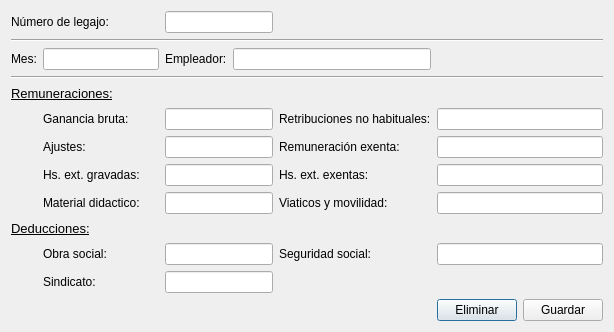
<?xml version="1.0" encoding="UTF-8"?>
<ui version="4.0">
 <class>frm_ganan_oe</class>
 <widget class="QDialog" name="frm_ganan_oe">
  <property name="geometry">
   <rect>
    <x>0</x>
    <y>0</y>
    <width>614</width>
    <height>332</height>
   </rect>
  </property>
  <property name="windowTitle">
   <string>Ganancias otros empleos</string>
  </property>
  <layout class="QGridLayout" name="gridLayout">
   <item row="5" column="1">
    <widget class="QLabel" name="lbl_3">
     <property name="text">
      <string>Ganancia bruta:</string>
     </property>
    </widget>
   </item>
   <item row="4" column="0" colspan="2">
    <widget class="QLabel" name="lbl_2">
     <property name="font">
      <font>
       <pointsize>10</pointsize>
       <weight>50</weight>
       <bold>false</bold>
       <underline>true</underline>
      </font>
     </property>
     <property name="text">
      <string>Remuneraciones:</string>
     </property>
    </widget>
   </item>
   <item row="7" column="5" colspan="2">
    <widget class="QLineEdit" name="txt_hsexentas"/>
   </item>
   <item row="10" column="5" colspan="2">
    <widget class="QLineEdit" name="txt_segsoc"/>
   </item>
   <item row="0" column="2" colspan="2">
    <widget class="QLineEdit" name="txt_legajo"/>
   </item>
   <item row="5" column="4">
    <widget class="QLabel" name="lbl_4">
     <property name="text">
      <string>Retribuciones no habituales:</string>
     </property>
    </widget>
   </item>
   <item row="2" column="0">
    <widget class="QLabel" name="lbl_1">
     <property name="text">
      <string>Mes:</string>
     </property>
    </widget>
   </item>
   <item row="1" column="0" colspan="7">
    <widget class="Line" name="line">
     <property name="orientation">
      <enum>Qt::Horizontal</enum>
     </property>
    </widget>
   </item>
   <item row="2" column="3" colspan="2">
    <widget class="QLineEdit" name="txt_empleador"/>
   </item>
   <item row="10" column="2" colspan="2">
    <widget class="QLineEdit" name="txt_obrasoc"/>
   </item>
   <item row="11" column="2" colspan="2">
    <widget class="QLineEdit" name="txt_sindicato"/>
   </item>
   <item row="2" column="2">
    <widget class="QLabel" name="lbl_15">
     <property name="text">
      <string>Empleador:</string>
     </property>
    </widget>
   </item>
   <item row="7" column="2" colspan="2">
    <widget class="QLineEdit" name="txt_hsgrav"/>
   </item>
   <item row="0" column="0" colspan="2">
    <widget class="QLabel" name="lbl_0">
     <property name="text">
      <string>Número de legajo:</string>
     </property>
    </widget>
   </item>
   <item row="6" column="4">
    <widget class="QLabel" name="lbl_6">
     <property name="text">
      <string>Remuneración exenta:</string>
     </property>
    </widget>
   </item>
   <item row="8" column="1">
    <widget class="QLabel" name="lbl_9">
     <property name="text">
      <string>Material didactico:</string>
     </property>
    </widget>
   </item>
   <item row="10" column="1">
    <widget class="QLabel" name="lbl_12">
     <property name="text">
      <string>Obra social:</string>
     </property>
    </widget>
   </item>
   <item row="10" column="4">
    <widget class="QLabel" name="lbl_13">
     <property name="text">
      <string>Seguridad social:</string>
     </property>
    </widget>
   </item>
   <item row="5" column="2" colspan="2">
    <widget class="QLineEdit" name="txt_gananbruta"/>
   </item>
   <item row="7" column="1">
    <widget class="QLabel" name="lbl_7">
     <property name="text">
      <string>Hs. ext. gravadas:</string>
     </property>
    </widget>
   </item>
   <item row="11" column="1">
    <widget class="QLabel" name="lbl_14">
     <property name="text">
      <string>Sindicato:</string>
     </property>
    </widget>
   </item>
   <item row="2" column="1">
    <widget class="QLineEdit" name="txt_mes"/>
   </item>
   <item row="8" column="5" colspan="2">
    <widget class="QLineEdit" name="txt_viamov"/>
   </item>
   <item row="6" column="2" colspan="2">
    <widget class="QLineEdit" name="txt_ajuste"/>
   </item>
   <item row="5" column="5" colspan="2">
    <widget class="QLineEdit" name="txt_retnohab"/>
   </item>
   <item row="12" column="5">
    <widget class="QPushButton" name="btn_eliminar">
     <property name="text">
      <string>Eliminar</string>
     </property>
    </widget>
   </item>
   <item row="9" column="0" colspan="2">
    <widget class="QLabel" name="lbl_11">
     <property name="font">
      <font>
       <pointsize>10</pointsize>
       <weight>50</weight>
       <bold>false</bold>
       <underline>true</underline>
      </font>
     </property>
     <property name="text">
      <string>Deducciones:</string>
     </property>
    </widget>
   </item>
   <item row="7" column="4">
    <widget class="QLabel" name="lbl_8">
     <property name="text">
      <string>Hs. ext. exentas:</string>
     </property>
    </widget>
   </item>
   <item row="6" column="1">
    <widget class="QLabel" name="lbl_5">
     <property name="text">
      <string>Ajustes:</string>
     </property>
    </widget>
   </item>
   <item row="3" column="0" colspan="7">
    <widget class="Line" name="line_2">
     <property name="orientation">
      <enum>Qt::Horizontal</enum>
     </property>
    </widget>
   </item>
   <item row="12" column="6">
    <widget class="QPushButton" name="btn_guardar">
     <property name="text">
      <string>Guardar</string>
     </property>
    </widget>
   </item>
   <item row="6" column="5" colspan="2">
    <widget class="QLineEdit" name="txt_remexenta"/>
   </item>
   <item row="8" column="2" colspan="2">
    <widget class="QLineEdit" name="txt_matdidac"/>
   </item>
   <item row="8" column="4">
    <widget class="QLabel" name="lbl_10">
     <property name="text">
      <string>Viaticos y movilidad:</string>
     </property>
    </widget>
   </item>
  </layout>
 </widget>
 <resources/>
 <connections/>
</ui>
